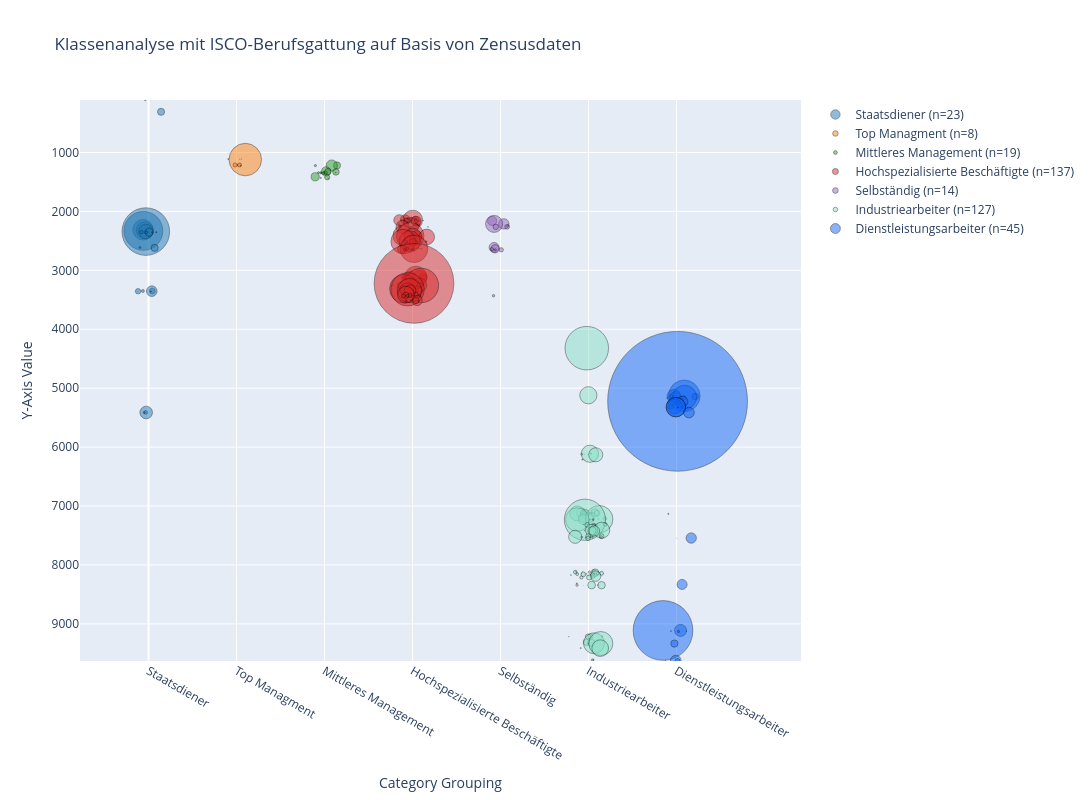

The notebook cell this image was saved under:
### Code cell
generate_bubble_swarm_chart(plot_data)

### Figure 1 — Plotly figure (JSON) as saved in the notebook; plotly's stock layout.template omitted (floating-point values rounded to 4 significant figures; data arrays with more than 128 entries replaced by an {"elided": "..."} marker saying what was removed)
{"data": [{"hoverinfo": "text", "marker": {"color": "rgba(31, 119, 180, 0.7)", "line": {"color": "rgba(0,0,0,0.5)", "width": 1}, "opacity": 0.7, "size": [1.469, 7.144, 20.51, 17.0, 38.84, 14.45, 47.6, 3.363, 8.281, 1.219, 2.654, 1.143, 1.763, 7.162, 2.973, 5.854, 10.61, 0.326, 5.361, 1.181, 3.778, 12.66, 1.821]}, "mode": "markers", "name": "Staatsdiener (n=23)", "text": ["<br>Subcategory: Offiziere in regulären Streitkräften<br>ISCO-Code: 110.00<br>Anzahl: 22030.00", "<br>Subcategory: Angehörige der regulären Streitkräfte in sonstigen Rängen<br>ISCO-Code: 310.00<br>Anzahl: 107160.00", "<br>Subcategory: Universitäts- und Hochschullehrer<br>ISCO-Code: 2310.00<br>Anzahl: 307650.00", "<br>Subcategory: Lehrkräfte im Bereich Berufsbildung<br>ISCO-Code: 2320.00<br>Anzahl: 254960.00", "<br>Subcategory: Lehrkräfte im Sekundarbereich<br>ISCO-Code: 2330.00<br>Anzahl: 582590.00", "<br>Subcategory: Lehrkräfte im Primarbereich<br>ISCO-Code: 2341.00<br>Anzahl: 216800.00", "<br>Subcategory: Lehrkräfte und Erzieher im Vorschulbereich<br>ISCO-Code: 2342.00<br>Anzahl: 713940.00", "<br>Subcategory: Pädagogik- und Didaktikspezialisten<br>ISCO-Code: 2351.00<br>Anzahl: 50450.00", "<br>Subcategory: Lehrkräfte im Bereich Sonderpädagogik<br>ISCO-Code: 2352.00<br>Anzahl: 124220.00", "<br>Subcategory: Sonstige Sprachlehrer<br>ISCO-Code: 2353.00<br>Anzahl: 18290.00", "<br>Subcategory: Sonstige Musiklehrer<br>ISCO-Code: 2354.00<br>Anzahl: 39810.00", "<br>Subcategory: Sonstige Kunstlehrer<br>ISCO-Code: 2355.00<br>Anzahl: 17150.00", "<br>Subcategory: Richter<br>ISCO-Code: 2612.00<br>Anzahl: 26450.00", "<br>Subcategory: Juristen, anderweitig nicht genannt<br>ISCO-Code: 2619.00<br>Anzahl: 107430.00", "<br>Subcategory: Fachkräfte im Zolldienst und Grenzschutz<br>ISCO-Code: 3351.00<br>Anzahl: 44600.00", "<br>Subcategory: Fachkräfte in der Steuerverwaltung<br>ISCO-Code: 3352.00<br>Anzahl: 87810.00", "<br>Subcategory: Fachkräfte in Sozialverwaltung und -versicherung<br>ISCO-Code: 3353.00<br>Anzahl: 159210.00", "<br>Subcategory: Fachkräfte bei staatlichen Pass-, Lizenz- und Genehmigungsstellen<br>ISCO-Code: 3354.00<br>Anzahl: 4890.00", "<br>Subcategory: Polizeikommissare und Kriminalbeamte<br>ISCO-Code: 3355.00<br>Anzahl: 80410.00", "<br>Subcategory: Fachkräfte in der öffentlichen Verwaltung, anderweitig nicht genannt<br>ISCO-Code: 3359.00<br>Anzahl: 17710.00", "<br>Subcategory: Feuerwehrleute<br>ISCO-Code: 5411.00<br>Anzahl: 56670.00", "<br>Subcategory: Polizisten (ohne Polizeikommissare)<br>ISCO-Code: 5412.00<br>Anzahl: 189860.00", "<br>Subcategory: Gefängnisaufseher<br>ISCO-Code: 5413.00<br>Anzahl: 27310.00"], "type": "scatter", "x": [-0.1486, 0.5694, -0.2513, -0.173, -0.2336, -0.1184, -0.1243, -0.3262, 0.02291, 0.3514, -0.09973, 0.1671, -0.3923, 0.2786, -0.2572, 0.1715, 0.148, -0.4801, -0.4769, 0.1044, -0.1277, -0.1071, -0.1946], "y": [109.8, 309.9, 2310.0, 2320.0, 2330.0, 2341.0, 2342.0, 2351.0, 2352.0, 2353.0, 2354.0, 2355.0, 2612.0, 2619.0, 3351.0, 3352.0, 3353.0, 3354.0, 3355.0, 3359.0, 5411.0, 5412.0, 5413.0]}, {"hoverinfo": "text", "marker": {"color": "rgba(255, 127, 14, 0.7)", "line": {"color": "rgba(0,0,0,0.5)", "width": 1}, "opacity": 0.7, "size": [0.6493, 1.044, 0.4187, 32.5, 4.121, 3.967, 0.8627, 0.942]}, "mode": "markers", "name": "Top Managment (n=8)", "text": ["<br>Subcategory: Angehörige gesetzgebender Körperschaften<br>ISCO-Code: 1111.00<br>Anzahl: 9740.00", "<br>Subcategory: Leitende Verwaltungsbedienstete<br>ISCO-Code: 1112.00<br>Anzahl: 15660.00", "<br>Subcategory: Leitende Bedienstete von Interessenorganisationen<br>ISCO-Code: 1114.00<br>Anzahl: 6280.00", "<br>Subcategory: Geschäftsführer und Vorstände<br>ISCO-Code: 1120.00<br>Anzahl: 487470.00", "<br>Subcategory: Führungskräfte im Bereich Finanzen<br>ISCO-Code: 1211.00<br>Anzahl: 61810.00", "<br>Subcategory: Führungskräfte im Personalwesen<br>ISCO-Code: 1212.00<br>Anzahl: 59510.00", "<br>Subcategory: Führungskräfte in Unternehmenspolitik und -planung<br>ISCO-Code: 1213.00<br>Anzahl: 12940.00", "<br>Subcategory: Führungskräfte in Forschung und Entwicklung<br>ISCO-Code: 1223.00<br>Anzahl: 14130.00"], "type": "scatter", "x": [4.214, 3.626, 4.131, 4.398, 3.935, 4.138, 4.039, 4.189], "y": [1111.0, 1112.0, 1114.0, 1120.0, 1211.0, 1212.0, 1213.0, 1223.0]}, {"hoverinfo": "text", "marker": {"color": "rgba(44, 160, 44, 0.7)", "line": {"color": "rgba(0,0,0,0.5)", "width": 1}, "opacity": 0.7, "size": [7.175, 11.18, 2.214, 0.05733, 0, 9.379, 6.42, 6.517, 1.817, 3.694, 0.764, 1.124, 2.149, 1.347, 3.047, 8.247, 5.255, 1.2, 0.4173]}, "mode": "markers", "name": "Mittleres Management (n=19)", "text": ["<br>Subcategory: Führungskräfte in der betrieblichen Verwaltung und in unternehmensbezogenen Dienstleistungen, anderweitig nicht genannt<br>ISCO-Code: 1219.00<br>Anzahl: 107630.00", "<br>Subcategory: Führungskräfte in Vertrieb und Marketing<br>ISCO-Code: 1221.00<br>Anzahl: 167690.00", "<br>Subcategory: Führungskräfte in Werbung und Öffentlichkeitsarbeit<br>ISCO-Code: 1222.00<br>Anzahl: 33210.00", "<br>Subcategory: Führungskräfte in der Produktion in Land- und Forstwirtschaft<br>ISCO-Code: 1311.00<br>Anzahl: 860.00", "<br>Subcategory: Führungskräfte in der Produktion in Aquakultur und Fischerei<br>ISCO-Code: 1312.00<br>Anzahl: 0.00", "<br>Subcategory: Führungskräfte in der Produktion bei der Herstellung von Waren<br>ISCO-Code: 1321.00<br>Anzahl: 140680.00", "<br>Subcategory: Führungskräfte in der Beschaffung, Logistik und in verwandten Bereichen<br>ISCO-Code: 1324.00<br>Anzahl: 96300.00", "<br>Subcategory: Führungskräfte in der Erbringung von Dienstleistungen im Bereich Informations- und Kommunikationstechnologie<br>ISCO-Code: 1330.00<br>Anzahl: 97750.00", "<br>Subcategory: Führungskräfte in der Erbringung von Dienstleistungen der Kinderbetreuung<br>ISCO-Code: 1341.00<br>Anzahl: 27250.00", "<br>Subcategory: Führungskräfte in der Erbringung von Dienstleistungen im Gesundheitswesen<br>ISCO-Code: 1342.00<br>Anzahl: 55410.00", "<br>Subcategory: Führungskräfte in der Erbringung von Dienstleistungen der Altenbetreuung<br>ISCO-Code: 1343.00<br>Anzahl: 11460.00", "<br>Subcategory: Führungskräfte in der Erbringung von Dienstleistungen der Sozialfürsorge<br>ISCO-Code: 1344.00<br>Anzahl: 16860.00", "<br>Subcategory: Führungskräfte in der Erbringung von Dienstleistungen des Bildungswesens<br>ISCO-Code: 1345.00<br>Anzahl: 32230.00", "<br>Subcategory: Führungskräfte auf Filialebene in der Erbringung von Finanz- und Versicherungsdienstleistungen<br>ISCO-Code: 1346.00<br>Anzahl: 20200.00", "<br>Subcategory: Führungskräfte in der Erbringung von speziellen Dienstleistungen, anderweitig nicht genannt<br>ISCO-Code: 1349.00<br>Anzahl: 45710.00", "<br>Subcategory: Führungskräfte in Restaurants<br>ISCO-Code: 1412.00<br>Anzahl: 123700.00", "<br>Subcategory: Führungskräfte in Groß- und Einzelhandel<br>ISCO-Code: 1420.00<br>Anzahl: 78830.00", "<br>Subcategory: Führungskräfte in der Erbringung von Dienstleistungen im Bereich Sport, Erholung und Kultur<br>ISCO-Code: 1431.00<br>Anzahl: 18000.00", "<br>Subcategory: Führungskräfte in der Erbringung von Dienstleistungen, anderweitig nicht genannt<br>ISCO-Code: 1439.00<br>Anzahl: 6260.00"], "type": "scatter", "x": [8.565, 8.328, 7.583, 8.177, 8.3, 8.073, 8.152, 8.519, 7.724, 8.045, 8.511, 7.849, 7.827, 7.954, 7.949, 7.576, 8.121, 7.832, 8.165], "y": [1219.0, 1221.0, 1222.0, 1311.0, 1312.0, 1321.0, 1324.0, 1330.0, 1341.0, 1342.0, 1343.0, 1344.0, 1345.0, 1346.0, 1349.0, 1412.0, 1420.0, 1431.0, 1439.0]}, {"hoverinfo": "text", "marker": {"color": "rgba(214, 39, 40, 0.7)", "line": {"color": "rgba(0,0,0,0.5)", "width": 1}, "opacity": 0.7, "size": {"elided": "137 float values"}}, "mode": "markers", "name": "Hochspezialisierte Beschäftigte (n=137)", "text": {"elided": "137 str values"}, "type": "scatter", "x": {"elided": "137 float values"}, "y": {"elided": "137 float values"}}, {"hoverinfo": "text", "marker": {"color": "rgba(148, 103, 189, 0.7)", "line": {"color": "rgba(0,0,0,0.5)", "width": 1}, "opacity": 0.7, "size": [9.263, 10.42, 17.05, 2.321, 4.792, 5.473, 0.1693, 9.977, 8.3, 3.253, 1.957, 4.338, 0.2533, 2.496]}, "mode": "markers", "name": "Selbständig (n=14)", "text": ["<br>Subcategory: Architekten<br>ISCO-Code: 2161.00<br>Anzahl: 138950.00", "<br>Subcategory: Allgemeinärzte<br>ISCO-Code: 2211.00<br>Anzahl: 156250.00", "<br>Subcategory: Fachärzte<br>ISCO-Code: 2212.00<br>Anzahl: 255780.00", "<br>Subcategory: Tierärzte<br>ISCO-Code: 2250.00<br>Anzahl: 34810.00", "<br>Subcategory: Zahnärzte<br>ISCO-Code: 2261.00<br>Anzahl: 71880.00", "<br>Subcategory: Apotheker<br>ISCO-Code: 2262.00<br>Anzahl: 82100.00", "<br>Subcategory: Optometristen und Orthoptisten<br>ISCO-Code: 2267.00<br>Anzahl: 2540.00", "<br>Subcategory: Anwälte<br>ISCO-Code: 2611.00<br>Anzahl: 149650.00", "<br>Subcategory: Psychologen<br>ISCO-Code: 2634.00<br>Anzahl: 124500.00", "<br>Subcategory: Autoren und verwandte schriftstellerische Berufe<br>ISCO-Code: 2641.00<br>Anzahl: 48790.00", "<br>Subcategory: Bildende Künstler<br>ISCO-Code: 2651.00<br>Anzahl: 29350.00", "<br>Subcategory: Musiker, Sänger und Komponisten<br>ISCO-Code: 2652.00<br>Anzahl: 65070.00", "<br>Subcategory: Tänzer und Choreografen<br>ISCO-Code: 2653.00<br>Anzahl: 3800.00", "<br>Subcategory: Fotografen<br>ISCO-Code: 3431.00<br>Anzahl: 37440.00"], "type": "scatter", "x": [15.62, 16.15, 15.71, 16.33, 16.3, 15.78, 15.96, 15.71, 15.75, 15.61, 15.77, 16.03, 15.7, 15.68], "y": [2161.0, 2211.0, 2212.0, 2250.0, 2261.0, 2262.0, 2267.0, 2611.0, 2634.0, 2641.0, 2651.0, 2652.0, 2653.0, 3431.0]}, {"hoverinfo": "text", "marker": {"color": "rgba(135, 223, 197, 0.7)", "line": {"color": "rgba(0,0,0,0.5)", "width": 1}, "opacity": 0.7, "size": [43.52, 17.24, 0.802, 1.088, 17.18, 1.893, 0.1873, 0.1247, 0.026, 14.09, 1.31, 0.09067, 0.1487, 0, 1.467, 9.612, 1.064, 6.017, 7.885, 1.869, 4.602, 5.828, 6.472, 0.7127, 0.8867, 14.96, 1.508, 8.917, 4.469, 0.4213, 7.322, 3.292, 7.992, 0, 0.9353, 10.53, 27.47, 1.959, 23.58, 1.299, 41.22, 1.432, 3.472, 0.348, 0.6913, 0.3567, 0.254, 1.041, 0.2433, 0.172, 0.2593, 4.91, 3.368, 0.632, 16.15, 12.25, 0.686, 8.025, 10.41, 4.765, 4.832, 0.1627, 0, 0, 0, 13.18, 2.413, 1.769, 0.08533, 1.397, 0.9673, 0.064, 0.778, 0.1847, 4.392, 0.8227, 3.645, 0.3133, 1.353, 3.72, 2.329, 7.449, 0.3447, 0.5287, 3.925, 3.06, 0.154, 0.91, 0.702, 0.4527, 0.04, 0.2533, 2.714, 0.3173, 4.741, 1.281, 0.7587, 1.793, 0.5327, 4.993, 10.49, 5.175, 3.224, 0.07133, 1.041, 0.8527, 7.704, 2.304, 7.4, 0.1393, 1.021, 0.6753, 4.915, 5.125, 0.522, 0.06267, 0.156, 6.358, 7.23, 20.94, 0.3553, 0.084, 24.01, 1.142, 16.68, 1.394, 2.152]}, "mode": "markers", "name": "Industriearbeiter (n=127)", "text": ["<br>Subcategory: Fachkräfte in der Lagerwirtschaft<br>ISCO-Code: 4321.00<br>Anzahl: 652740.00", "<br>Subcategory: Köche<br>ISCO-Code: 5120.00<br>Anzahl: 258670.00", "<br>Subcategory: Ackerbauern und Gemüseanbauer<br>ISCO-Code: 6111.00<br>Anzahl: 12030.00", "<br>Subcategory: Baum- und Strauchfrüchteanbauer<br>ISCO-Code: 6112.00<br>Anzahl: 16320.00", "<br>Subcategory: Gärtner, Saat- und Pflanzenzüchter<br>ISCO-Code: 6113.00<br>Anzahl: 257700.00", "<br>Subcategory: Nutztierhalter (ohne Geflügel) und Milchproduzenten<br>ISCO-Code: 6121.00<br>Anzahl: 28390.00", "<br>Subcategory: Geflügelhalter<br>ISCO-Code: 6122.00<br>Anzahl: 2810.00", "<br>Subcategory: Imker und Seidenraupenzüchter<br>ISCO-Code: 6123.00<br>Anzahl: 1870.00", "<br>Subcategory: Tierhalter, anderweitig nicht genannt<br>ISCO-Code: 6129.00<br>Anzahl: 390.00", "<br>Subcategory: Landwirte mit Ackerbau und Tierhaltung (ohne ausgeprägten Schwerpunkt)<br>ISCO-Code: 6130.00<br>Anzahl: 211370.00", "<br>Subcategory: Forstarbeitskräfte und verwandte Berufe<br>ISCO-Code: 6210.00<br>Anzahl: 19650.00", "<br>Subcategory: Fachkräfte im Bereich Aquakultur<br>ISCO-Code: 6221.00<br>Anzahl: 1360.00", "<br>Subcategory: Binnen- und Küstenfischer<br>ISCO-Code: 6222.00<br>Anzahl: 2230.00", "<br>Subcategory: Hochseefischer<br>ISCO-Code: 6223.00<br>Anzahl: 0.00", "<br>Subcategory: Rohbaufacharbeiter im Hochbau<br>ISCO-Code: 7111.00<br>Anzahl: 22000.00", "<br>Subcategory: Maurer und verwandte Berufe<br>ISCO-Code: 7112.00<br>Anzahl: 144180.00", "<br>Subcategory: Steinmetze, Steinspalter, -bearbeiter und Steinbildhauer<br>ISCO-Code: 7113.00<br>Anzahl: 15960.00", "<br>Subcategory: Betonierer, Betonoberflächenfertiger und verwandte Berufe<br>ISCO-Code: 7114.00<br>Anzahl: 90250.00", "<br>Subcategory: Zimmerleute und Bautischler<br>ISCO-Code: 7115.00<br>Anzahl: 118280.00", "<br>Subcategory: Baukonstruktions- und verwandte Berufe, anderweitig nicht genannt<br>ISCO-Code: 7119.00<br>Anzahl: 28040.00", "<br>Subcategory: Dachdecker<br>ISCO-Code: 7121.00<br>Anzahl: 69030.00", "<br>Subcategory: Boden- und Fliesenleger<br>ISCO-Code: 7122.00<br>Anzahl: 87420.00", "<br>Subcategory: Stuckateure<br>ISCO-Code: 7123.00<br>Anzahl: 97080.00", "<br>Subcategory: Isolierer<br>ISCO-Code: 7124.00<br>Anzahl: 10690.00", "<br>Subcategory: Glaser<br>ISCO-Code: 7125.00<br>Anzahl: 13300.00", "<br>Subcategory: Bauspengler und Sanitär- und Heizungsinstallateure<br>ISCO-Code: 7126.00<br>Anzahl: 224340.00", "<br>Subcategory: Klima- und Kälteanlagenbauer<br>ISCO-Code: 7127.00<br>Anzahl: 22620.00", "<br>Subcategory: Maler und verwandte Berufe<br>ISCO-Code: 7131.00<br>Anzahl: 133750.00", "<br>Subcategory: Lackierer und verwandte Berufe<br>ISCO-Code: 7132.00<br>Anzahl: 67030.00", "<br>Subcategory: Former und Kernmacher (für Metallguss)<br>ISCO-Code: 7211.00<br>Anzahl: 6320.00", "<br>Subcategory: Schweißer und Brennschneider<br>ISCO-Code: 7212.00<br>Anzahl: 109830.00", "<br>Subcategory: Blechkaltverformer<br>ISCO-Code: 7213.00<br>Anzahl: 49380.00", "<br>Subcategory: Baumetallverformer und Metallbauer<br>ISCO-Code: 7214.00<br>Anzahl: 119880.00", "<br>Subcategory: Verspannungsmonteure und Seilspleißer<br>ISCO-Code: 7215.00<br>Anzahl: 0.00", "<br>Subcategory: Grobschmiede, Hammerschmiede und Schmiedepresser<br>ISCO-Code: 7221.00<br>Anzahl: 14030.00", "<br>Subcategory: Werkzeugmechaniker und verwandte Berufe<br>ISCO-Code: 7222.00<br>Anzahl: 158000.00", "<br>Subcategory: Werkzeugmaschineneinrichter und -bediener<br>ISCO-Code: 7223.00<br>Anzahl: 412030.00", "<br>Subcategory: Metallpolierer, Rundschleifer und Werkzeugschärfer<br>ISCO-Code: 7224.00<br>Anzahl: 29380.00", "<br>Subcategory: Kraftfahrzeugmechaniker und -schlosser<br>ISCO-Code: 7231.00<br>Anzahl: 353740.00", "<br>Subcategory: Flugmotorenmechaniker und -schlosser<br>ISCO-Code: 7232.00<br>Anzahl: 19490.00", "<br>Subcategory: Landmaschinen- und Industriemaschinenmechaniker und -schlosser<br>ISCO-Code: 7233.00<br>Anzahl: 618310.00", "<br>Subcategory: Fahrradmechaniker und verwandte Berufe<br>ISCO-Code: 7234.00<br>Anzahl: 21480.00", "<br>Subcategory: Präzisionsinstrumentenmacher und -instandsetzer<br>ISCO-Code: 7311.00<br>Anzahl: 52080.00", "<br>Subcategory: Musikinstrumentenbauer und -stimmer<br>ISCO-Code: 7312.00<br>Anzahl: 5220.00", "<br>Subcategory: Schmuckwarenhersteller und Edelmetallbearbeiter<br>ISCO-Code: 7313.00<br>Anzahl: 10370.00", "<br>Subcategory: Keramiker und verwandte Berufe<br>ISCO-Code: 7314.00<br>Anzahl: 5350.00", "<br>Subcategory: Glasmacher, -schneider, -schleifer und -veredler<br>ISCO-Code: 7315.00<br>Anzahl: 3810.00", "<br>Subcategory: Schildermaler, Dekormaler, Graveure und Ätzer<br>ISCO-Code: 7316.00<br>Anzahl: 15610.00", "<br>Subcategory: Kunsthandwerkliche Berufe für Holz, Korbwaren und verwandte Materialien<br>ISCO-Code: 7317.00<br>Anzahl: 3650.00", "<br>Subcategory: Kunsthandwerkliche Berufe für Textilien, Leder und verwandte Materialien<br>ISCO-Code: 7318.00<br>Anzahl: 2580.00", "<br>Subcategory: Kunsthandwerkliche Berufe, anderweitig nicht genannt<br>ISCO-Code: 7319.00<br>Anzahl: 3890.00", "<br>Subcategory: Techniker in der Druckvorstufe<br>ISCO-Code: 7321.00<br>Anzahl: 73650.00", "<br>Subcategory: Drucker<br>ISCO-Code: 7322.00<br>Anzahl: 50520.00", "<br>Subcategory: Berufe in der Druckweiterverarbeitung und Buchbinder<br>ISCO-Code: 7323.00<br>Anzahl: 9480.00", "<br>Subcategory: Bauelektriker und verwandte Berufe<br>ISCO-Code: 7411.00<br>Anzahl: 242230.00", "<br>Subcategory: Elektromechaniker und verwandte Berufe<br>ISCO-Code: 7412.00<br>Anzahl: 183730.00", "<br>Subcategory: Elektroleitungsinstallateure und Wartungspersonal<br>ISCO-Code: 7413.00<br>Anzahl: 10290.00", "<br>Subcategory: Elektroniker und Elektronik-Servicetechniker<br>ISCO-Code: 7421.00<br>Anzahl: 120380.00", "<br>Subcategory: Installateure und Servicetechniker im Bereich Informations- und Kommunikationstechnik<br>ISCO-Code: 7422.00<br>Anzahl: 156210.00", "<br>Subcategory: Fleischer, Fischhändler und -verarbeiter und verwandte Berufe<br>ISCO-Code: 7511.00<br>Anzahl: 71480.00", "<br>Subcategory: Bäcker, Konditoren und Konfektmacher<br>ISCO-Code: 7512.00<br>Anzahl: 72480.00", "<br>Subcategory: Molkerei- und Käsereifachkräfte<br>ISCO-Code: 7513.00<br>Anzahl: 2440.00", "<br>Subcategory: Obst- und Gemüsekonservierer und verwandte Berufe<br>ISCO-Code: 7514.00<br>Anzahl: 0.00", "<br>Subcategory: Tabakaufbereiter und Tabakwarenmacher<br>ISCO-Code: 7516.00<br>Anzahl: 0.00", "<br>Subcategory: Holztrockner und -konservierer<br>ISCO-Code: 7521.00<br>Anzahl: 0.00", "<br>Subcategory: Möbeltischler und verwandte Berufe<br>ISCO-Code: 7522.00<br>Anzahl: 197740.00", "<br>Subcategory: Einrichter und Bediener von Holzbearbeitungsmaschinen<br>ISCO-Code: 7523.00<br>Anzahl: 36200.00", "<br>Subcategory: Herren- und Damenschneider, Kürschner und Hutmacher<br>ISCO-Code: 7531.00<br>Anzahl: 26540.00", "<br>Subcategory: Schnittmustermacher und Zuschneider<br>ISCO-Code: 7532.00<br>Anzahl: 1280.00", "<br>Subcategory: Näher, Sticker und verwandte Berufe<br>ISCO-Code: 7533.00<br>Anzahl: 20950.00", "<br>Subcategory: Polsterer und verwandte Berufe<br>ISCO-Code: 7534.00<br>Anzahl: 14510.00", "<br>Subcategory: Pelzveredler, Gerber und Fellzurichter<br>ISCO-Code: 7535.00<br>Anzahl: 960.00", "<br>Subcategory: Schuhmacher und verwandte Berufe<br>ISCO-Code: 7536.00<br>Anzahl: 11670.00", "<br>Subcategory: Sprengmeister und Sprengbeauftragte<br>ISCO-Code: 7542.00<br>Anzahl: 2770.00", "<br>Subcategory: Handwerks- und verwandte Berufe, anderweitig nicht genannt<br>ISCO-Code: 7549.00<br>Anzahl: 65880.00", "<br>Subcategory: Bergleute und Grubenarbeiter<br>ISCO-Code: 8111.00<br>Anzahl: 12340.00", "<br>Subcategory: Bediener von Mineral- und Gesteinsaufbereitungsanlagen<br>ISCO-Code: 8112.00<br>Anzahl: 54670.00", "<br>Subcategory: Tiefbohrer und verwandte Berufe<br>ISCO-Code: 8113.00<br>Anzahl: 4700.00", "<br>Subcategory: Bediener von Maschinen zur Herstellung und Verarbeitung von Zement, Steinen und sonstigen Mineralien<br>ISCO-Code: 8114.00<br>Anzahl: 20290.00", "<br>Subcategory: Bediener von Anlagen in der Metallerzeugung und -umformung<br>ISCO-Code: 8121.00<br>Anzahl: 55800.00", "<br>Subcategory: Bediener von Anlagen zur Metallveredlung, Plattierung und Beschichtung von Metallen<br>ISCO-Code: 8122.00<br>Anzahl: 34930.00", "<br>Subcategory: Bediener von Anlagen und Maschinen für chemische Erzeugnisse<br>ISCO-Code: 8131.00<br>Anzahl: 111740.00", "<br>Subcategory: Bediener von Anlagen für fotografische Erzeugnisse<br>ISCO-Code: 8132.00<br>Anzahl: 5170.00", "<br>Subcategory: Bediener von Maschinen zur Herstellung von Gummiwaren<br>ISCO-Code: 8141.00<br>Anzahl: 7930.00", "<br>Subcategory: Bediener von Maschinen zur Herstellung von Kunststoffwaren<br>ISCO-Code: 8142.00<br>Anzahl: 58880.00", "<br>Subcategory: Bediener von Maschinen zur Herstellung von Papierwaren<br>ISCO-Code: 8143.00<br>Anzahl: 45900.00", "<br>Subcategory: Bediener von Spinnstoffaufbereitungs-, Spinn- und Spulmaschinen<br>ISCO-Code: 8151.00<br>Anzahl: 2310.00", "<br>Subcategory: Bediener von Web-, Strick- und Wirkmaschinen<br>ISCO-Code: 8152.00<br>Anzahl: 13650.00", "<br>Subcategory: Bediener von Nähmaschinen<br>ISCO-Code: 8153.00<br>Anzahl: 10530.00", "<br>Subcategory: Bediener von Bleich- und Färbemaschinen<br>ISCO-Code: 8154.00<br>Anzahl: 6790.00", "<br>Subcategory: Bediener von Pelz- und Lederzurichtungs- und -vorbereitungsmaschinen<br>ISCO-Code: 8155.00<br>Anzahl: 600.00", "<br>Subcategory: Bediener von Maschinen zur Schuhherstellung und verwandte Berufe<br>ISCO-Code: 8156.00<br>Anzahl: 3800.00", "<br>Subcategory: Bediener von Wäschereimaschinen<br>ISCO-Code: 8157.00<br>Anzahl: 40710.00", "<br>Subcategory: Bediener von Maschinen zur Herstellung von Textil-, Pelz- und Lederwaren, anderweitig nicht genannt<br>ISCO-Code: 8159.00<br>Anzahl: 4760.00", "<br>Subcategory: Bediener von Maschinen zur Herstellung von Nahrungs- und Genussmitteln<br>ISCO-Code: 8160.00<br>Anzahl: 71110.00", "<br>Subcategory: Bediener von Anlagen zur Zellstoff- und Papierherstellung<br>ISCO-Code: 8171.00<br>Anzahl: 19210.00", "<br>Subcategory: Bediener von Anlagen zur Holzaufbereitung<br>ISCO-Code: 8172.00<br>Anzahl: 11380.00", "<br>Subcategory: Bediener von Anlagen zur Glas- und Keramikherstellung<br>ISCO-Code: 8181.00<br>Anzahl: 26900.00", "<br>Subcategory: Bediener von Dampfmaschinen und -kesseln<br>ISCO-Code: 8182.00<br>Anzahl: 7990.00", "<br>Subcategory: Bediener von Verpackungs-, Abfüll- und Etikettiermaschinen<br>ISCO-Code: 8183.00<br>Anzahl: 74890.00", "<br>Subcategory: Bediener stationärer Anlagen und Maschinen, anderweitig nicht genannt<br>ISCO-Code: 8189.00<br>Anzahl: 157360.00", "<br>Subcategory: Berufe der Montage von mechanischen Bauteilen<br>ISCO-Code: 8211.00<br>Anzahl: 77630.00", "<br>Subcategory: Berufe der Montage von elektrischen und elektronischen Geräten<br>ISCO-Code: 8212.00<br>Anzahl: 48360.00", "<br>Subcategory: Montageberufe, anderweitig nicht genannt<br>ISCO-Code: 8219.00<br>Anzahl: 1070.00", "<br>Subcategory: Bediener von Sicherungs-, Signal- und Leittechnik im Schienennetzbetrieb<br>ISCO-Code: 8312.00<br>Anzahl: 15620.00", "<br>Subcategory: Führer von mobilen land- und forstwirtschaftlichen Maschinen<br>ISCO-Code: 8341.00<br>Anzahl: 12790.00", "<br>Subcategory: Führer von Erdbewegungs- und verwandten Maschinen<br>ISCO-Code: 8342.00<br>Anzahl: 115560.00", "<br>Subcategory: Kranführer, Aufzugmaschinisten und Bediener verwandter Hebeeinrichtungen<br>ISCO-Code: 8343.00<br>Anzahl: 34560.00", "<br>Subcategory: Gabelstaplerfahrer und verwandte Berufe<br>ISCO-Code: 8344.00<br>Anzahl: 111000.00", "<br>Subcategory: Deckspersonal auf Schiffen und verwandte Berufe<br>ISCO-Code: 8350.00<br>Anzahl: 2090.00", "<br>Subcategory: Hilfsarbeiter im Ackerbau<br>ISCO-Code: 9211.00<br>Anzahl: 15310.00", "<br>Subcategory: Hilfsarbeiter in der Tierhaltung<br>ISCO-Code: 9212.00<br>Anzahl: 10130.00", "<br>Subcategory: Hilfsarbeiter in Ackerbau und Tierhaltung (ohne ausgeprägten Schwerpunkt)<br>ISCO-Code: 9213.00<br>Anzahl: 73720.00", "<br>Subcategory: Hilfsarbeiter im Gartenbau<br>ISCO-Code: 9214.00<br>Anzahl: 76880.00", "<br>Subcategory: Hilfsarbeiter in der Forstwirtschaft<br>ISCO-Code: 9215.00<br>Anzahl: 7830.00", "<br>Subcategory: Hilfsarbeiter in der Fischerei und Aquakultur<br>ISCO-Code: 9216.00<br>Anzahl: 940.00", "<br>Subcategory: Hilfsarbeiter im Bergbau und in der Gewinnung von Steinen und Erden<br>ISCO-Code: 9311.00<br>Anzahl: 2340.00", "<br>Subcategory: Hilfsarbeiter im Tiefbau<br>ISCO-Code: 9312.00<br>Anzahl: 95370.00", "<br>Subcategory: Verpacker<br>ISCO-Code: 9321.00<br>Anzahl: 108450.00", "<br>Subcategory: Hilfsarbeiter bei der Herstellung von Waren, anderweitig nicht genannt<br>ISCO-Code: 9329.00<br>Anzahl: 314140.00", "<br>Subcategory: Führer von Handwagen und pedalbetriebenen Fahrzeugen<br>ISCO-Code: 9331.00<br>Anzahl: 5330.00", "<br>Subcategory: Führer von Fahrzeugen und Maschinen mit Zugtierantrieb<br>ISCO-Code: 9332.00<br>Anzahl: 1260.00", "<br>Subcategory: Frachtarbeiter und verwandte Berufe<br>ISCO-Code: 9333.00<br>Anzahl: 360140.00", "<br>Subcategory: Zubereiter von Fast Food und anderen Imbissen<br>ISCO-Code: 9411.00<br>Anzahl: 17130.00", "<br>Subcategory: Küchenhilfen<br>ISCO-Code: 9412.00<br>Anzahl: 250270.00", "<br>Subcategory: Arbeiter in der Abfall- und Wertstoffsammlung<br>ISCO-Code: 9611.00<br>Anzahl: 20910.00", "<br>Subcategory: Arbeiter in der Abfallsortierung<br>ISCO-Code: 9612.00<br>Anzahl: 32280.00"], "type": "scatter", "x": [19.92, 19.99, 20.1, 20.12, 20.06, 19.69, 19.8, 19.96, 20.23, 20.33, 19.73, 19.69, 19.82, 20.01, 20.12, 19.66, 19.98, 19.78, 20.28, 20.18, 19.8, 20.39, 19.89, 20.27, 20.04, 19.49, 20.01, 19.83, 19.8, 19.83, 19.74, 20.74, 20.07, 20.04, 20.44, 19.78, 20.49, 20.2, 19.49, 20.05, 19.84, 20.22, 20.76, 19.76, 20.31, 19.96, 20.13, 20.25, 20.02, 20.15, 19.89, 19.94, 20.24, 20.39, 20.6, 20.14, 19.83, 20.16, 20.27, 19.99, 20.59, 19.73, 19.29, 20.63, 20.17, 19.39, 20.57, 19.69, 19.52, 20.18, 20.07, 20.12, 19.87, 19.93, 19.98, 20.2, 20.24, 19.74, 19.42, 19.4, 20.04, 20.3, 19.48, 19.68, 20.59, 20.43, 20.7, 20.27, 19.91, 20.23, 20.23, 20.36, 19.49, 19.81, 19.77, 20.14, 19.2, 20.19, 20.0, 20.19, 20.32, 20.03, 19.68, 19.64, 19.47, 20.43, 20.14, 19.48, 20.59, 19.78, 20.62, 20.05, 20.09, 19.97, 19.11, 19.7, 20.15, 19.91, 20.13, 20.25, 19.99, 19.98, 20.56, 19.64, 20.53, 20.22, 20.18], "y": [4321.0, 5120.0, 6111.0, 6112.0, 6113.0, 6121.0, 6122.0, 6123.0, 6129.0, 6130.0, 6210.0, 6221.0, 6222.0, 6223.0, 7111.0, 7112.0, 7113.0, 7114.0, 7115.0, 7119.0, 7121.0, 7122.0, 7123.0, 7124.0, 7125.0, 7126.0, 7127.0, 7131.0, 7132.0, 7211.0, 7212.0, 7213.0, 7214.0, 7215.0, 7221.0, 7222.0, 7223.0, 7224.0, 7231.0, 7232.0, 7233.0, 7234.0, 7311.0, 7312.0, 7313.0, 7314.0, 7315.0, 7316.0, 7317.0, 7318.0, 7319.0, 7321.0, 7322.0, 7323.0, 7411.0, 7412.0, 7413.0, 7421.0, 7422.0, 7511.0, 7512.0, 7513.0, 7514.0, 7516.0, 7521.0, 7522.0, 7523.0, 7531.0, 7532.0, 7533.0, 7534.0, 7535.0, 7536.0, 7542.0, 7549.0, 8111.0, 8112.0, 8113.0, 8114.0, 8121.0, 8122.0, 8131.0, 8132.0, 8141.0, 8142.0, 8143.0, 8151.0, 8152.0, 8153.0, 8154.0, 8155.0, 8156.0, 8157.0, 8159.0, 8160.0, 8171.0, 8172.0, 8181.0, 8182.0, 8183.0, 8189.0, 8211.0, 8212.0, 8219.0, 8312.0, 8341.0, 8342.0, 8343.0, 8344.0, 8350.0, 9211.0, 9212.0, 9213.0, 9214.0, 9215.0, 9216.0, 9311.0, 9312.0, 9321.0, 9329.0, 9331.0, 9332.0, 9333.0, 9411.0, 9412.0, 9611.0, 9612.0]}, {"hoverinfo": "text", "marker": {"color": "rgba(15, 100, 244, 0.7)", "line": {"color": "rgba(0,0,0,0.5)", "width": 1}, "opacity": 0.7, "size": [31.69, 3.117, 13.91, 6.457, 11.0, 23.99, 0.04333, 1.317, 4.373, 2.174, 0.062, 0.714, 139.8, 11.01, 0.08, 0.34, 1.115, 1.773, 5.511, 0.6507, 14.76, 4.669, 19.47, 19.48, 0.8867, 10.73, 1.103, 0.06, 0.052, 10.39, 0.24, 10.11, 12.12, 59.73, 0.144, 0.9053, 0.446, 2.101, 7.28, 0.062, 0.4507, 10.51, 0.046, 0.6007, 4.935]}, "mode": "markers", "name": "Dienstleistungsarbeiter (n=45)", "text": ["<br>Subcategory: Kellner<br>ISCO-Code: 5131.00<br>Anzahl: 475400.00", "<br>Subcategory: Barkeeper<br>ISCO-Code: 5132.00<br>Anzahl: 46760.00", "<br>Subcategory: Friseure<br>ISCO-Code: 5141.00<br>Anzahl: 208700.00", "<br>Subcategory: Kosmetiker und verwandte Berufe<br>ISCO-Code: 5142.00<br>Anzahl: 96850.00", "<br>Subcategory: Hauswirtschafter in Privathaushalten<br>ISCO-Code: 5152.00<br>Anzahl: 165070.00", "<br>Subcategory: Hauswarte<br>ISCO-Code: 5153.00<br>Anzahl: 359780.00", "<br>Subcategory: Astrologen, Wahrsager und verwandte Berufe<br>ISCO-Code: 5161.00<br>Anzahl: 650.00", "<br>Subcategory: Bestatter und Einbalsamierer<br>ISCO-Code: 5163.00<br>Anzahl: 19760.00", "<br>Subcategory: Tierpfleger und -betreuer<br>ISCO-Code: 5164.00<br>Anzahl: 65590.00", "<br>Subcategory: Fahrschullehrer<br>ISCO-Code: 5165.00<br>Anzahl: 32610.00", "<br>Subcategory: Berufe im Bereich personenbezogener Dienstleistungen, anderweitig nicht genannt<br>ISCO-Code: 5169.00<br>Anzahl: 930.00", "<br>Subcategory: Verkaufsstand- und Marktverkäufer<br>ISCO-Code: 5211.00<br>Anzahl: 10710.00", "<br>Subcategory: Verkäufer und Verkaufshilfskräfte in Handelsgeschäften<br>ISCO-Code: 5223.00<br>Anzahl: 2096790.00", "<br>Subcategory: Kassierer und Kartenverkäufer<br>ISCO-Code: 5230.00<br>Anzahl: 165160.00", "<br>Subcategory: Mannequins/Dressmen und sonstige Modelle<br>ISCO-Code: 5241.00<br>Anzahl: 1200.00", "<br>Subcategory: Produktvorführer<br>ISCO-Code: 5242.00<br>Anzahl: 5100.00", "<br>Subcategory: Telefonverkäufer<br>ISCO-Code: 5244.00<br>Anzahl: 16720.00", "<br>Subcategory: Tankwarte<br>ISCO-Code: 5245.00<br>Anzahl: 26600.00", "<br>Subcategory: Imbissverkäufer<br>ISCO-Code: 5246.00<br>Anzahl: 82660.00", "<br>Subcategory: Verkaufskräfte, anderweitig nicht genannt<br>ISCO-Code: 5249.00<br>Anzahl: 9760.00", "<br>Subcategory: Kinderbetreuer<br>ISCO-Code: 5311.00<br>Anzahl: 221340.00", "<br>Subcategory: Lernbetreuer<br>ISCO-Code: 5312.00<br>Anzahl: 70030.00", "<br>Subcategory: Pflegehelfer<br>ISCO-Code: 5321.00<br>Anzahl: 292030.00", "<br>Subcategory: Haus- und Familienpfleger<br>ISCO-Code: 5322.00<br>Anzahl: 292210.00", "<br>Subcategory: Betreuungsberufe im Gesundheitswesen, anderweitig nicht genannt<br>ISCO-Code: 5329.00<br>Anzahl: 13300.00", "<br>Subcategory: Sicherheitswachpersonal<br>ISCO-Code: 5414.00<br>Anzahl: 160920.00", "<br>Subcategory: Fassadenreiniger und Schornsteinfeger/Rauchfangkehrer<br>ISCO-Code: 7133.00<br>Anzahl: 16550.00", "<br>Subcategory: Nahrungsmittel- und Getränkekoster und -klassierer<br>ISCO-Code: 7515.00<br>Anzahl: 900.00", "<br>Subcategory: Taucher<br>ISCO-Code: 7541.00<br>Anzahl: 780.00", "<br>Subcategory: Produkttester und -klassierer (ohne Nahrungsmittel und Getränke)<br>ISCO-Code: 7543.00<br>Anzahl: 155920.00", "<br>Subcategory: Kammerjäger und andere Schädlingsbekämpfungsberufe<br>ISCO-Code: 7544.00<br>Anzahl: 3600.00", "<br>Subcategory: Busfahrer und Straßenbahnführer<br>ISCO-Code: 8331.00<br>Anzahl: 151610.00", "<br>Subcategory: Reinigungspersonal und Hilfskräfte in Privathaushalten<br>ISCO-Code: 9111.00<br>Anzahl: 181790.00", "<br>Subcategory: Reinigungspersonal und Hilfskräfte in Büros, Hotels und anderen Einrichtungen<br>ISCO-Code: 9112.00<br>Anzahl: 895960.00", "<br>Subcategory: Handwäscher und Handbügler<br>ISCO-Code: 9121.00<br>Anzahl: 2160.00", "<br>Subcategory: Fahrzeugreiniger<br>ISCO-Code: 9122.00<br>Anzahl: 13580.00", "<br>Subcategory: Fensterputzer<br>ISCO-Code: 9123.00<br>Anzahl: 6690.00", "<br>Subcategory: Sonstiges Reinigungspersonal<br>ISCO-Code: 9129.00<br>Anzahl: 31520.00", "<br>Subcategory: Regalbetreuer und -auffüller<br>ISCO-Code: 9334.00<br>Anzahl: 109200.00", "<br>Subcategory: Auf der Straße arbeitende Dienstleistungskräfte und verwandte Berufe<br>ISCO-Code: 9510.00<br>Anzahl: 930.00", "<br>Subcategory: Straßenkehrer und verwandte Berufe<br>ISCO-Code: 9613.00<br>Anzahl: 6760.00", "<br>Subcategory: Boten, Paketauslieferer und Gepäckträger<br>ISCO-Code: 9621.00<br>Anzahl: 157600.00", "<br>Subcategory: Gelegenheitsarbeiter<br>ISCO-Code: 9622.00<br>Anzahl: 690.00", "<br>Subcategory: Zählerableser, Automatenbefüller und -kassierer<br>ISCO-Code: 9623.00<br>Anzahl: 9010.00", "<br>Subcategory: Hilfsarbeitskräfte, anderweitig nicht genannt<br>ISCO-Code: 9629.00<br>Anzahl: 74020.00"], "type": "scatter", "x": [24.35, 23.75, 23.89, 24.85, 23.95, 24.37, 24.14, 23.59, 24.33, 24.22, 23.68, 24.3, 24.05, 24.27, 23.82, 23.62, 24.02, 23.64, 24.04, 23.98, 23.92, 23.75, 23.97, 23.97, 24.07, 24.57, 23.63, 24.54, 24.33, 24.67, 24.01, 24.25, 24.18, 23.39, 24.44, 23.75, 24.45, 24.09, 23.9, 23.98, 23.72, 23.97, 24.02, 23.49, 24.04], "y": [5131.0, 5132.0, 5141.0, 5142.0, 5152.0, 5153.0, 5161.0, 5163.0, 5164.0, 5165.0, 5169.0, 5211.0, 5223.0, 5230.0, 5241.0, 5242.0, 5244.0, 5245.0, 5246.0, 5249.0, 5311.0, 5312.0, 5321.0, 5322.0, 5329.0, 5414.0, 7133.0, 7515.0, 7541.0, 7543.0, 7544.0, 8331.0, 9111.0, 9112.0, 9121.0, 9122.0, 9123.0, 9129.0, 9334.0, 9510.0, 9613.0, 9621.0, 9622.0, 9623.0, 9629.0]}], "layout": {"height": 800, "hovermode": "closest", "title": {"text": "Klassenanalyse mit ISCO-Berufsgattung auf Basis von Zensusdaten"}, "width": 1500, "xaxis": {"tickmode": "array", "ticktext": ["Staatsdiener", "Top Managment", "Mittleres Management", "Hochspezialisierte Beschäftigte", "Selbständig", "Industriearbeiter", "Dienstleistungsarbeiter"], "tickvals": [0, 4, 8, 12, 16, 20, 24], "title": {"text": "Category Grouping"}}, "yaxis": {"autorange": false, "range": [9630, 109], "rangemode": "tozero", "title": {"text": "Y-Axis Value"}}}}
